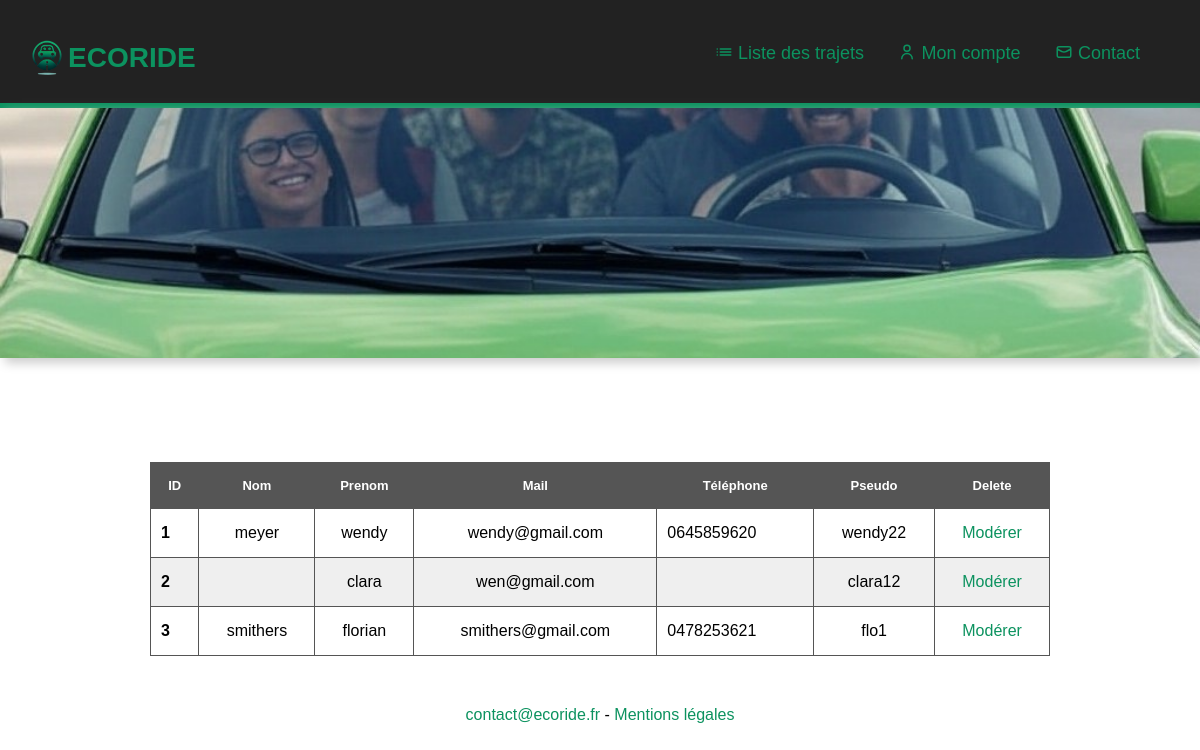
The page /index.php?page=admin (signed in) on the database its author committed.
### tables this page shows
CREATE TABLE `utilisateur` (
  `utilisateur_id` int NOT NULL,
  `nom` varchar(50) DEFAULT NULL,
  `prenom` varchar(50) DEFAULT NULL,
  `email` varchar(50) NOT NULL,
  `password` varchar(50) NOT NULL,
  `telephone` varchar(50) DEFAULT NULL,
  `adresse` varchar(50) DEFAULT NULL,
  `date_naissance` varchar(50) DEFAULT NULL,
  `photo` blob,
  `pseudo` varchar(50) DEFAULT NULL
);

### controleur/adminControleur.php (called while the page is built, shortened)
<?php
require_once "model/adminUser.php";
require_once "view/header.php";
require_once "view/admin.php";
require_once "view/footer.php";

### index.php (called while the page is built, shortened)
<?php
require_once("model/svg.php");
$pageSecure = $_GET["page"] ?? "accueil";
$pageSecure = htmlentities(htmlspecialchars($pageSecure));
$controleurPath = "controleur/" . $pageSecure . "Controleur.php";
require_once $controleurPath;

### model/adminUser.php (the view)
<?php
$output_user="
    <table>
        <thead>
            <tr>
                <th>ID</th>
                <th>Nom</th>
                <th>Prenom</th>
                <th>Mail</th>
                <th>Téléphone</th>
                <th>Pseudo</th>
                <th>Delete</th>
            </tr>
        </thead>
        <tbody>
";
$sql="SELECT * FROM utilisateur";
$stmt=$pdo->query($sql);
while($row=$stmt->fetch(PDO::FETCH_ASSOC)){
    $output_user .= "
        <tr>
            <td class='bold'>".$row["utilisateur_id"]."</td>
            <td class='center'>".$row["nom"]."</td>
            <td class='center'>".$row["prenom"]."</td>
            <td class='center'>".$row["email"]."</td>
            <td class='capitalize'>".$row["telephone"]."</td>
            <td class='center'>".$row["pseudo"]."</td>
            <td class='center'><a onclick=\"alert('Etes vous de vouloir supprimer cet utilisateur')\" href='index.php?page=admin&id_user=".$row["utilisateur_id"]."'>Modérer</a></td>
        </tr>
    ";
}
$output_user .= "</tbody></table>";

### css/style.css (style rules this page uses)
:root { --green: #0c925f; --red: #c00; --grisF:#555; }
body { margin: 0; font-family: Arial, Helvetica, sans-serif; }
a { color: var(--green); text-decoration: none; }
.center { text-align: center; }
.bold { font-weight: bold; }
.capitalize { text-transform: capitalize; }
table { border-collapse: collapse; border: 1px solid #555; width:100%; }
tr, td, th { border: 1px solid #555; padding: 15px 10px; }
table thead { background: #555; color: #fff; text-transform:capitalize; font-size: 13px; }
tr:nth-child(even) { background: #efefef; }

### rows shown on the page
utilisateur: utilisateur_id "1", nom "meyer", prenom "wendy", email "wendy@gmail.com", telephone "0645859620", pseudo "wendy22"
utilisateur: utilisateur_id "2", prenom "clara", email "wen@gmail.com", pseudo "clara12"
utilisateur: utilisateur_id "3", nom "smithers", prenom "florian", email "smithers@gmail.com", telephone "0478253621", pseudo "flo1"
